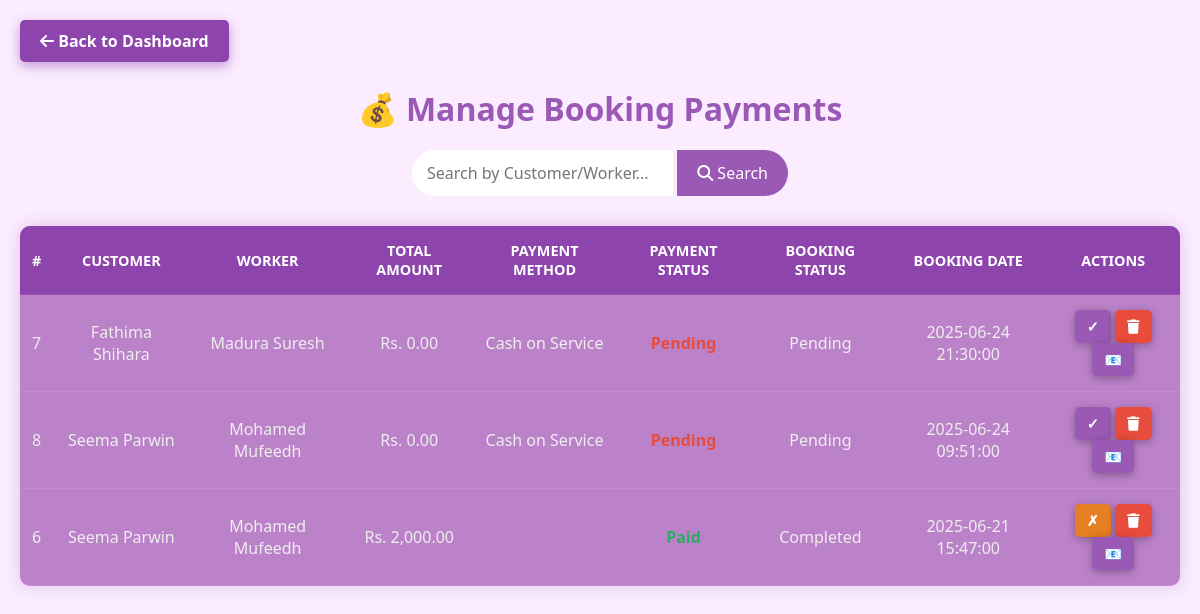
Page /ManagePayments.php (signed in) on the committed database.
### tables this page shows
CREATE TABLE `bookings` (
  `booking_id` int(11) NOT NULL,
  `customer_id` int(11) DEFAULT NULL,
  `worker_id` int(11) DEFAULT NULL,
  `payment_method` enum('Cash on Service','Card') NOT NULL,
  `service_id` int(11) NOT NULL,
  `date` date DEFAULT NULL,
  `time` time DEFAULT NULL,
  `booking_datetime` datetime NOT NULL,
  `status` enum('Pending','Confirmed','Completed','Cancelled') NOT NULL DEFAULT 'Pending',
  `created_at` timestamp NOT NULL DEFAULT current_timestamp(),
  `booking_status` varchar(20) DEFAULT 'Pending' CHECK (`booking_status` in ('Pending','Confirmed','Completed','Cancelled')),
  `service_address` varchar(255) DEFAULT NULL,
  `city` varchar(100) DEFAULT NULL,
  `postal_code` varchar(20) DEFAULT NULL,
  `customer_note` text DEFAULT NULL,
  `total_amount` decimal(10,2) DEFAULT 0.00,
  `payment_status` enum('Pending','Unpaid','Paid') DEFAULT 'Pending',
  `updated_at` datetime DEFAULT NULL,
  `customer_visible` tinyint(1) DEFAULT 1
);

CREATE TABLE `customers` (
  `customer_id` int(11) NOT NULL,
  `name` varchar(100) NOT NULL,
  `email` varchar(100) NOT NULL,
  `phone` varchar(15) NOT NULL,
  `password` varchar(255) NOT NULL,
  `address` text NOT NULL,
  `profile_picture` varchar(255) DEFAULT 'default.png',
  `created_at` timestamp NOT NULL DEFAULT current_timestamp(),
  `status` enum('active','inactive') DEFAULT 'active'
);

CREATE TABLE `workers` (
  `worker_id` int(11) NOT NULL,
  `fullname` varchar(100) NOT NULL,
  `email` varchar(100) NOT NULL,
  `phone` varchar(20) NOT NULL,
  `address` varchar(255) NOT NULL,
  `skill` varchar(50) NOT NULL,
  `profile_picture` varchar(255) DEFAULT NULL,
  `password` varchar(255) NOT NULL,
  `status` enum('Pending','Approved','Rejected') DEFAULT 'Pending',
  `created_at` timestamp NOT NULL DEFAULT current_timestamp(),
  `availability` varchar(100) DEFAULT NULL,
  `working_hours` varchar(100) DEFAULT NULL
);

### ManagePayments.php (the view, shortened to what this page needs)
<?php
$conn = new mysqli("localhost", "root", "", "home_service_db");
$filter = "";
$sql = "SELECT b.*, c.name AS customer_name, w.fullname AS worker_name
        FROM bookings b
        JOIN customers c ON b.customer_id = c.customer_id
        JOIN workers w ON b.worker_id = w.worker_id
        $filter
        ORDER BY b.booking_datetime DESC";
$result = $conn->query($sql);
?>
<!DOCTYPE html>
<html lang="en">
<head>
    <link rel="stylesheet" href="https://cdnjs.cloudflare.com/ajax/libs/font-awesome/6.5.0/css/all.min.css" />
</head>
<body>
    <a href="AdminDashboard1.php" class="back-btn"><i class="fas fa-arrow-left"></i> Back to Dashboard</a>
    <h2>💰 Manage Booking Payments</h2>
    <div class="search-box">
        <form method="GET" action="">
            <input type="text" name="search" placeholder="Search by Customer/Worker..." value="<?= htmlspecialchars($_GET['search'] ?? '') ?>" />
            <button type="submit"><i class="fas fa-search"></i> Search</button>
        </form>
    </div>
    <table>
        <thead>
            <tr>
                <th>#</th>
                <th>Customer</th>
                <th>Worker</th>
                <th>Total Amount</th>
                <th>Payment Method</th>
                <th>Payment Status</th>
                <th>Booking Status</th>
                <th>Booking Date</th>
                <th>Actions</th>
            </tr>
        </thead>
        <tbody>
        <?php if ($result->num_rows > 0): ?>
            <?php while ($row = $result->fetch_assoc()): ?>
            <tr>
                <td><?= $row['booking_id'] ?></td>
                <td><?= htmlspecialchars($row['customer_name']) ?></td>
                <td><?= htmlspecialchars($row['worker_name']) ?></td>
                <td>Rs. <?= number_format($row['total_amount'], 2) ?></td>
                <td><?= htmlspecialchars($row['payment_method']) ?></td>
                <td class="<?= $row['payment_status'] == 'Paid' ? 'paid' : 'unpaid' ?>">
                    <?= ucfirst($row['payment_status']) ?>
                </td>
                <td><?= htmlspecialchars($row['booking_status']) ?></td>
                <td><?= htmlspecialchars($row['booking_datetime']) ?></td>
                <td>
                    <?php if ($row['payment_status'] != 'Paid'): ?>
                        <form method="POST" style="display:inline;">
                            <button type="submit" name="mark_paid" class="btn btn-paid" title="Mark as Paid">✓</button>
                        </form>
                    <?php else: ?>
                        <form method="POST" style="display:inline;">
                            <button type="submit" name="mark_unpaid" class="btn btn-unpaid" title="Mark as Unpaid">✗</button>
                        </form>
                    <?php endif; ?>
                    <form method="POST" style="display:inline;" onsubmit="return confirm('Delete this booking record?');">
                        <button type="submit" class="btn btn-delete" title="Delete Booking"><i class="fas fa-trash"></i></button>
                    </form>
                    <form method="POST" style="display:inline;">
                        <button type="submit" name="send_invoice" class="btn btn-paid" title="Send Invoice">📧</button>
                    </form>
                </td>
            </tr>
            <?php endwhile; ?>
        <?php else: ?>
            <tr><td colspan="9">No payment records found.</td></tr>
        <?php endif; ?>
        </tbody>
    </table>
</body>
</html>

### ManagePayments.php (style rules this page uses)
* { margin: 0; padding: 0; box-sizing: border-box; font-family: 'Segoe UI', Tahoma, Geneva, Verdana, sans-serif; }
body { background:rgb(251, 236, 255); color: #eee; min-height: 100vh; padding: 20px; }
h2 { color: #9b59b6; text-align: center; margin-bottom: 20px; font-weight: 700; font-size: 2rem; animation: fadeInDown 1s ease forwards; }
.back-btn { display: inline-block; margin-bottom: 25px; padding: 10px 20px; background: #8e44ad; color: #fff; text-decoration: none; border-radius: 5px; font-weight: 600; box-shadow: 0 4px 12px rgba(142, 68, 173, 0.5); transition: background-color 0.3s ease, transform 0.2s ease; animation: fadeInLeft 1s ease forwards; }
.search-box { max-width: 400px; margin: 0 auto 30px auto; display: flex; justify-content: center; animation: fadeIn 1s ease forwards; }
.search-box input[type="text"] { flex: 1; padding: 12px 15px; border: none; border-radius: 30px 0 0 30px; font-size: 1rem; outline: none; transition: background-color 0.3s ease; }
.search-box button { background: #9b59b6; border: none; padding: 12px 20px; cursor: pointer; color: #fff; font-size: 1rem; border-radius: 0 30px 30px 0; transition: background-color 0.3s ease; }
table { width: 100%; border-collapse: collapse; background:rgba(115, 12, 141, 0.47); box-shadow: 0 0 15px rgba(155, 89, 182, 0.3); border-radius: 10px; overflow: hidden; animation: fadeInUp 1s ease forwards; }
thead tr { background: #8e44ad; color: #fff; font-weight: 700; text-transform: uppercase; font-size: 0.9rem; }
th, td { padding: 15px 12px; text-align: center; border-bottom: 1px solid rgba(255,255,255,0.1); }
.paid { color: #27ae60; font-weight: 600; animation: pulseGreen 2s infinite; }
.unpaid { color: #e74c3c; font-weight: 600; animation: pulseRed 2s infinite; }
.btn { padding: 7px 12px; border-radius: 5px; border: none; cursor: pointer; font-weight: 600; font-size: 0.9rem; box-shadow: 0 2px 8px rgba(0,0,0,0.3); transition: transform 0.2s ease, background-color 0.3s ease; }
.btn-paid { background-color: #9b59b6; color: #fff; }
.btn-unpaid { background-color: #e67e22; color: #fff; }
.btn-delete { background-color: #e74c3c; color: #fff; }

### rows in the picture
bookings: booking_id "7", customer.name "Fathima Shihara", worker.fullname "Madura Suresh", total_amount "0.00", payment_method "Cash on Service", payment_status "Pending", booking_status "Pending", booking_datetime "2025-06-24 21:30:00"
bookings: booking_id "8", customer.name "Seema Parwin", worker.fullname "Mohamed Mufeedh", total_amount "0.00", payment_method "Cash on Service", payment_status "Pending", booking_status "Pending", booking_datetime "2025-06-24 09:51:00"
bookings: booking_id "6", customer.name "Seema Parwin", worker.fullname "Mohamed Mufeedh", total_amount "2,000.00", payment_status "Paid", booking_status "Completed", booking_datetime "2025-06-21 15:47:00"
